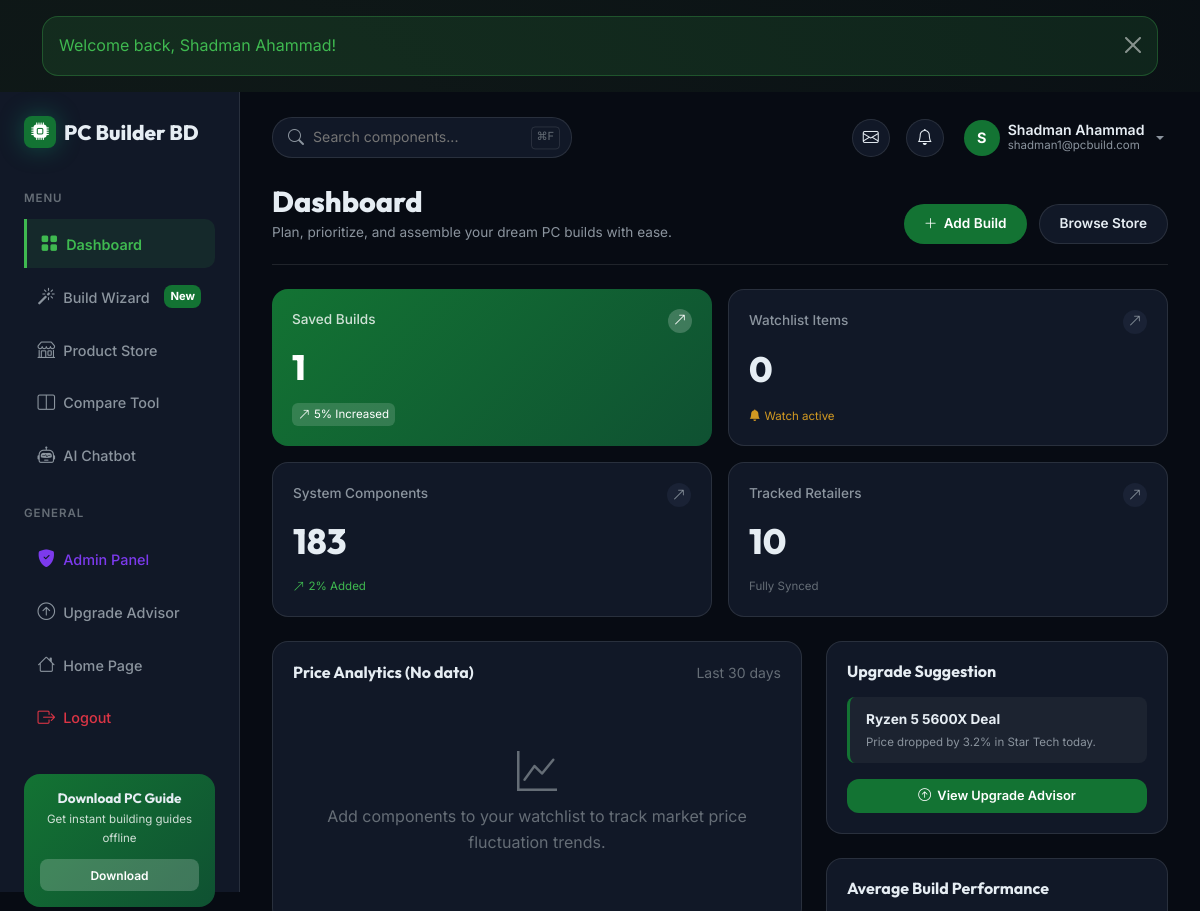
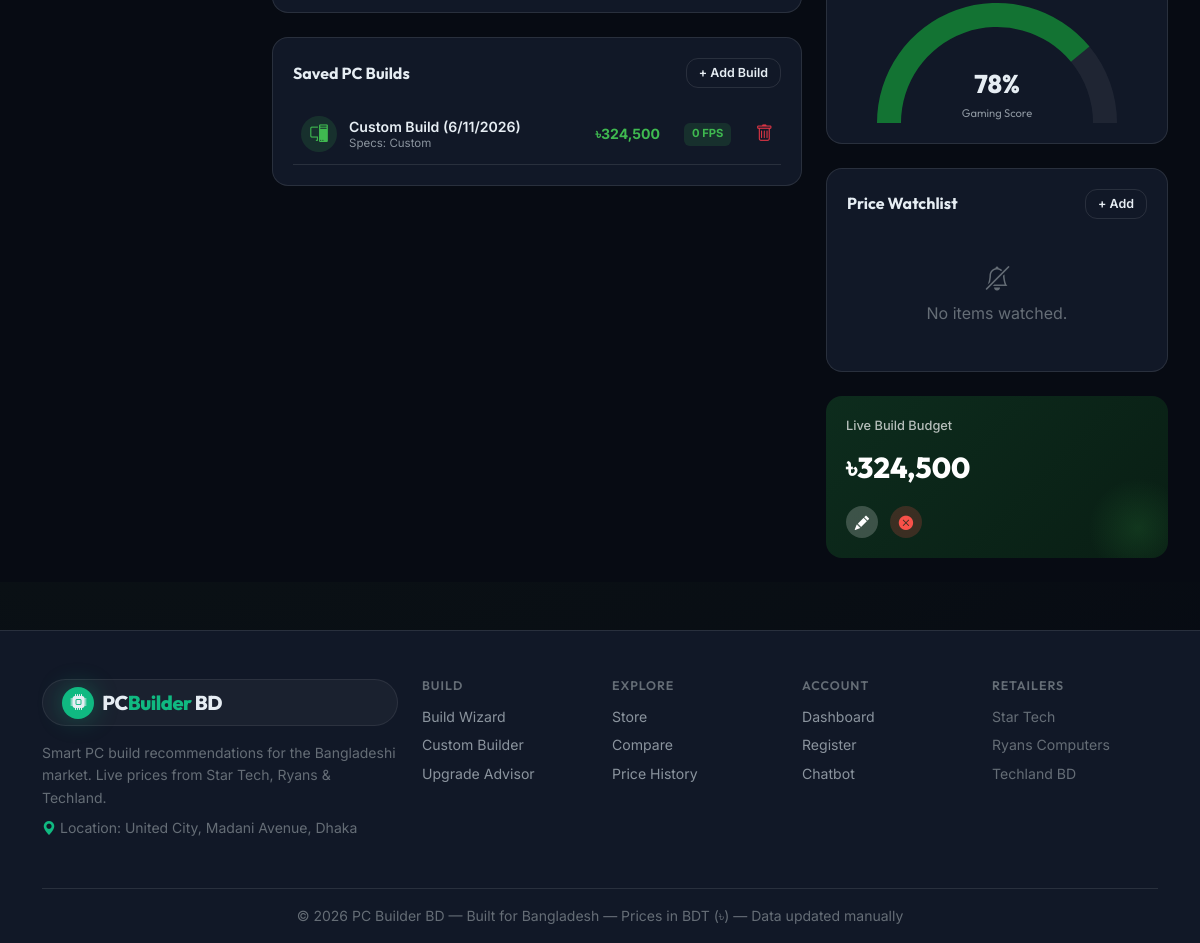
The page /dashboard.php (signed in) on the database as committed earlier (2 pictures, top to bottom).
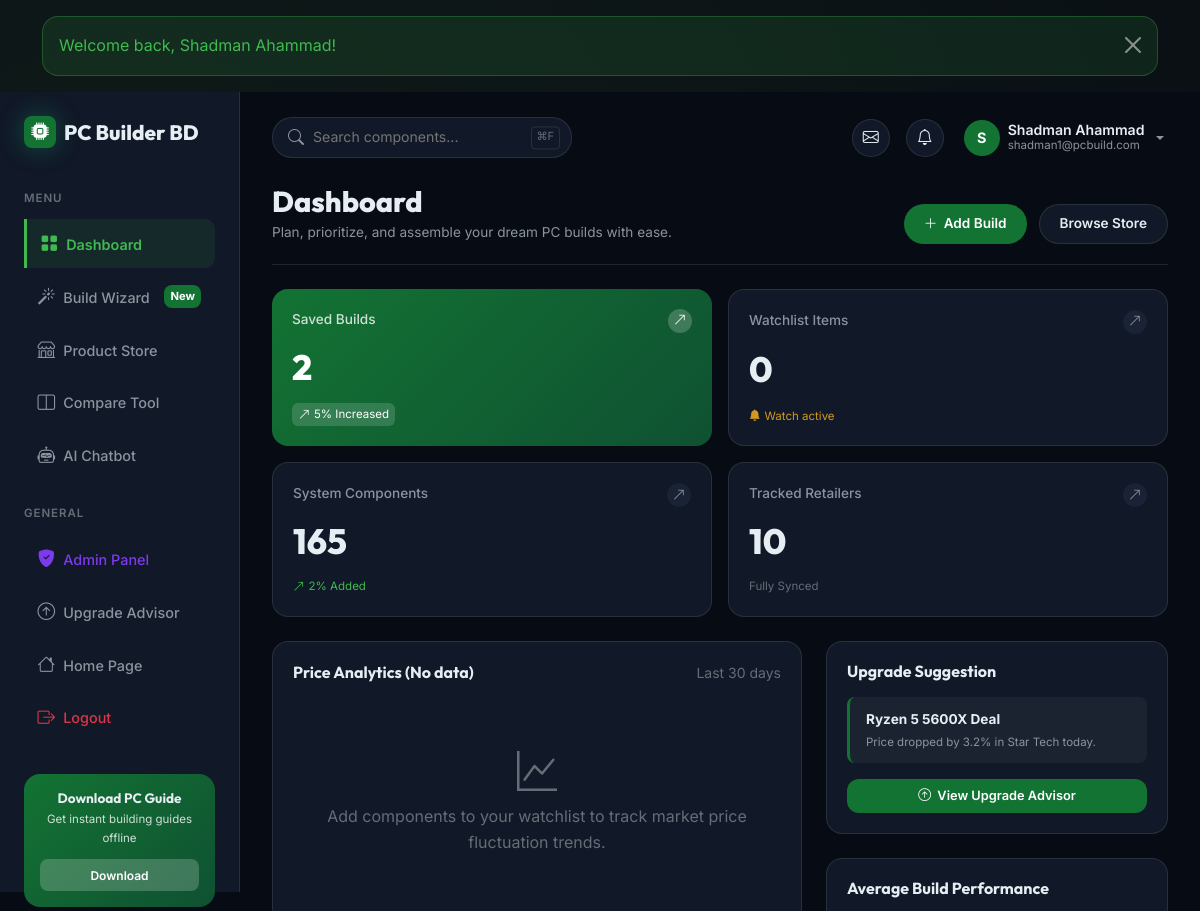
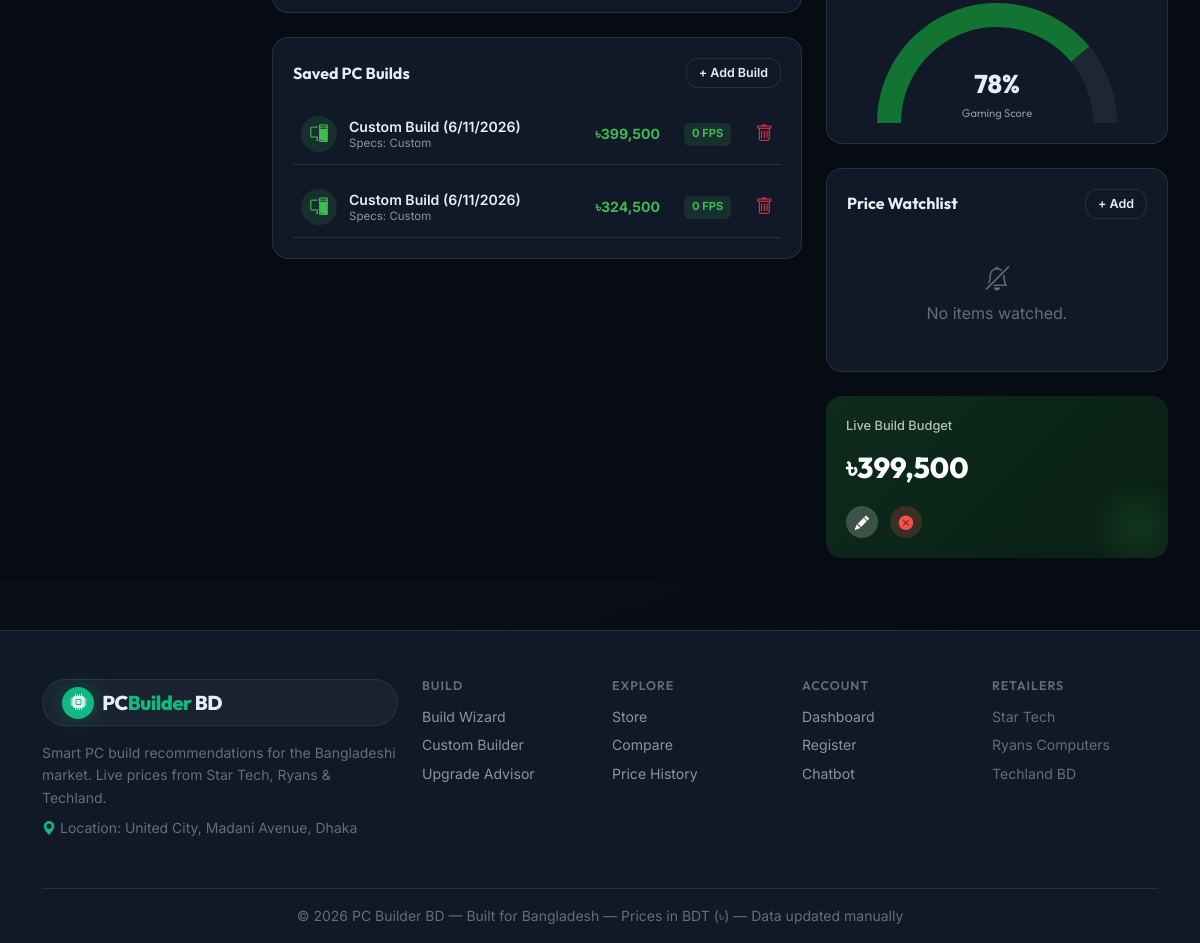
The same page on the database as committed later (2 pictures, top to bottom).
### tables this page shows
CREATE TABLE `build` (
  `build_id` int(11) NOT NULL AUTO_INCREMENT,
  `user_id` int(11) NOT NULL,
  `total_price` decimal(10,2) NOT NULL,
  `fps` int(11) NOT NULL,
  `wattage` int(11) NOT NULL,
  `name` varchar(200) NOT NULL DEFAULT 'My Build',
  `purpose` varchar(50) NOT NULL DEFAULT 'general',
  `score` decimal(6,2) NOT NULL DEFAULT 0.00,
  `created_at` timestamp NOT NULL DEFAULT current_timestamp(),
  PRIMARY KEY (`build_id`),
  KEY `fk_user_id_build` (`user_id`),
  CONSTRAINT `fk_user_id_build` FOREIGN KEY (`user_id`) REFERENCES `user` (`user_id`) ON DELETE CASCADE ON UPDATE CASCADE
);

### includes/auth.php (called while the page is built, shortened)
<?php
function get_auth_user(): ?array {
    if (!empty($_SESSION['user'])) return $_SESSION['user'];
    return null;
}

### includes/db.php (called while the page is built, shortened)
<?php
function get_db(): PDO {
    static $pdo = null;
    if ($pdo !== null) return $pdo;
    $dsn = sprintf(
        'mysql:host=%s;dbname=%s;charset=%s',
        DB_HOST, DB_NAME, DB_CHARSET
    );
    try {
        $pdo = new PDO($dsn, DB_USER, DB_PASS, [
            PDO::ATTR_ERRMODE            => PDO::ERRMODE_EXCEPTION,
            PDO::ATTR_DEFAULT_FETCH_MODE => PDO::FETCH_ASSOC,
            PDO::ATTR_EMULATE_PREPARES   => false,
        ]);
    } catch (PDOException $e) {
        if (APP_ENV === 'production') {
            http_response_code(500);
            die('Database connection failed.');
        }
        throw $e;
    }
    return $pdo;
}
function db_query(string $sql, array $params = []): array {
    $stmt = get_db()->prepare($sql);
    $stmt->execute($params);
    return $stmt->fetchAll();
}
function db_row(string $sql, array $params = []): ?array {
    $stmt = get_db()->prepare($sql);
    $stmt->execute($params);
    $row = $stmt->fetch();
    return $row !== false ? $row : null;
}

### dashboard.php (the view, shortened to what the changed rows need)
<?php
require_once __DIR__ . '/includes/db.php';
require_once __DIR__ . '/includes/auth.php';
require_once __DIR__ . '/includes/functions.php';
$user = get_auth_user();
$uid  = $user['id'];
$builds = db_query(
    'SELECT * FROM `build` WHERE user_id=? ORDER BY created_at DESC LIMIT 10', [$uid]
);
$total_components = db_row('SELECT COUNT(*) c FROM component')['c'];
include __DIR__ . '/templates/header.php';
?>
<div class="dashboard-app-layout">
  <main class="dash-main-area">
    <div class="dash-title-row">
      <div class="dash-title-text">
        <h2>Dashboard</h2>
      </div>
    </div>
    <div class="dash-kpis-row">
      <div class="dash-kpi-card featured-green">
        <div class="dash-kpi-title">Saved Builds</div>
        <div class="dash-kpi-value"><?= count($builds) ?></div>
        <div class="dash-kpi-trend"><i class="bi bi-arrow-up-right"></i> 5% Increased</div>
        <div class="dash-kpi-arrow"><i class="bi bi-arrow-up-right"></i></div>
      </div>
      <div class="dash-kpi-card">
        <div class="dash-kpi-title">System Components</div>
        <div class="dash-kpi-value"><?= number_format($total_components) ?></div>
        <div class="dash-kpi-trend"><i class="bi bi-arrow-up-right"></i> 2% Added</div>
        <div class="dash-kpi-arrow"><i class="bi bi-arrow-up-right"></i></div>
      </div>
    </div>
    <div class="dash-content-grid">
      <div class="dash-left-col">
        <div class="dash-card">
          <div class="builds-list">
            <?php if (empty($builds)): ?>
              <div class="text-center py-4 text-muted">
                <i class="bi bi-bookmark-dash d-block display-6 mb-2"></i>
                You haven't saved any PC configurations yet.
              </div>
            <?php else: ?>
              <?php foreach ($builds as $b):
                $iconClass = 'office';
                $purposeName = purpose_label($b['purpose']);
              ?>
                <div class="build-item-row">
                  <div class="build-item-info">
                    <div class="build-item-icon <?= $iconClass ?>">
                      <i class="bi bi-pc-display"></i>
                    </div>
                    <div class="build-item-meta">
                      <span class="build-item-name"><?= sanitise($b['name']) ?></span>
                      <span class="build-item-purpose">Specs: <?= sanitise($purposeName) ?></span>
                    </div>
                  </div>
                  <div class="build-item-status-col">
                    <span class="build-item-price"><?= format_bdt((float)$b['total_price']) ?></span>
                    <span class="build-item-badge completed"><?= (int)$b['fps'] ?> FPS</span>
                    <form method="POST" action="<?= BASE_URL ?>/api/delete_build.php" class="d-inline" id="delete-form-<?= (int)$b['build_id'] ?>">
    <button type="submit" class="btn btn-link text-danger p-0" onclick="return confirm('Delete this build?')" style="font-size: 1.1rem; border: none; background: transparent; cursor: pointer;">
        <i class="bi bi-trash"></i>
    </button>
</form>
                  </div>
                </div>
              <?php endforeach; ?>
            <?php endif; ?>
          </div>
        </div>
      </div>
      <div class="dash-right-col">
        <div class="budget-tracker-card">
          <div class="budget-card-title">Live Build Budget</div>
          <div class="budget-card-amount">
            <?php
              $totalBudget = 0;
              if (!empty($builds)) {
                  $totalBudget = (float)$builds[0]['total_price'];
              }
              echo format_bdt($totalBudget);
            ?>
          </div>
          <div class="budget-card-controls">
            <button class="btn-budget-control" onclick="window.location.href='<?= BASE_URL ?>/purpose.php'" title="Edit latest build">
            </button>
            <button class="btn-budget-control btn-stop" onclick="alert('Cleared temporary build progress.')" title="Clear build tracking">
            </button>
          </div>
        </div>
      </div>
    </div>
  </main>
</div>
<?php
include __DIR__ . '/templates/footer.php';
?>

### includes/functions.php (shortened to what the changed rows need)
<?php
function format_bdt(float $n): string {
    return '৳' . number_format($n, 0, '.', ',');
}
function sanitise(mixed $input): string {
    return htmlspecialchars((string)$input, ENT_QUOTES | ENT_SUBSTITUTE, 'UTF-8');
}
function get_flash(): array {
    $messages = $_SESSION['flash'] ?? [];
    return $messages;
}
function render_flash(): void {
    foreach (get_flash() as $f) {
        $t = sanitise($f['type']); $m = sanitise($f['msg']);
        echo "<div class=\"alert alert-{$t} alert-dismissible fade show\" role=\"alert\">"
            . $m . "<button type=\"button\" class=\"btn-close\" data-bs-dismiss=\"alert\" aria-label=\"Close\"></button></div>";
    }
}
function purpose_label(string $purpose): string {
    return match($purpose) {
        'gaming'        => 'Gaming',
        'video_editing' => 'Video Editing',
        'office'        => 'Office / Work',
        'general'       => 'General Use',
        default         => ucfirst($purpose),
    };
}

Rows that differ between the two databases and show on the page:
added build: name "Custom Build (6/11/2026)", purpose "Custom", total_price "৳399,500", fps "0"
Other text that changed with them:
count($builds): "1" → "2"
$total_components: "183" → "165"
format_bdt($totalBudget): "৳324,500" → "৳399,500"
